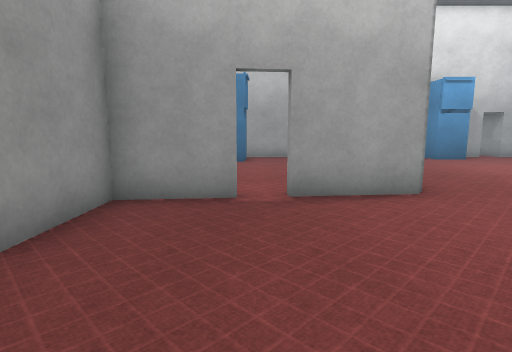
[1] (above)

19 first-person views from a walk through a 3-D level made in the Unity game engine. The camera is 1.2 m above the floor, tilts 8° down and sees 80° across. Doors are open. The floor is counted in squares, 1 m on a side. Each view is taken from the middle of a square. On the plan, view 1 faces up. The plan holds only what a view shows up to about 13 squares ahead; the rest is blank. The place goes on beyond the plan. The player character is not drawn. Some animated figures are not drawn. Surface patterns are stand-ins for the level's own textures.

[2]
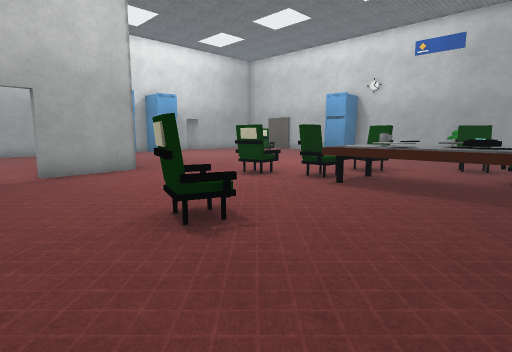

[3]
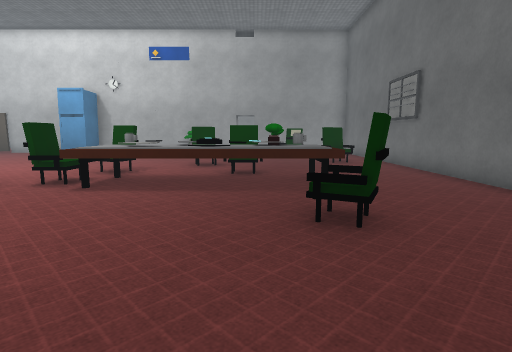

[4]
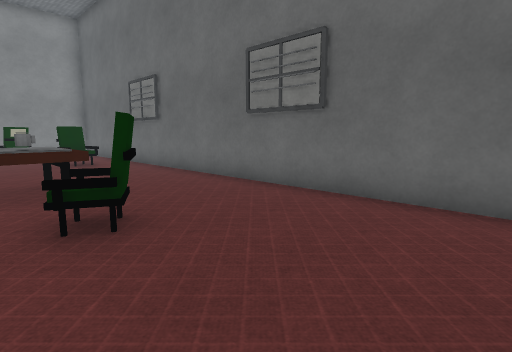

[5]
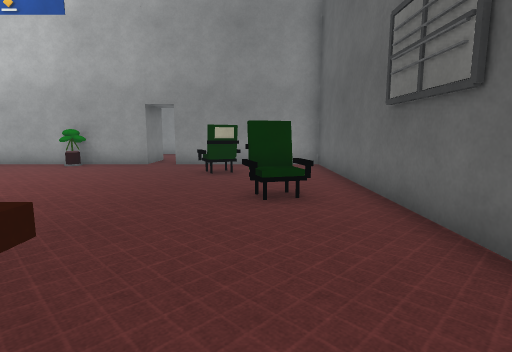

[6]
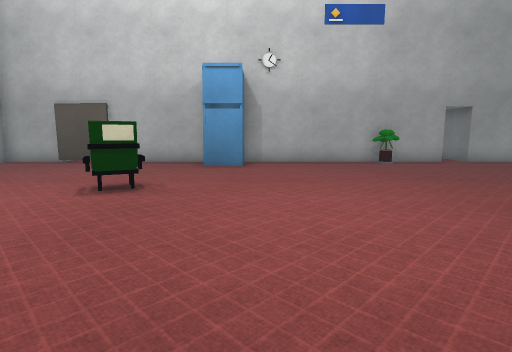

[7]
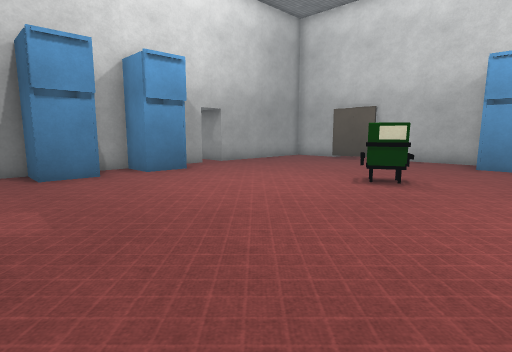

[8]
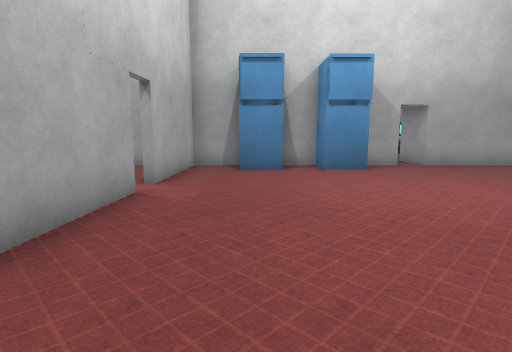

[9]
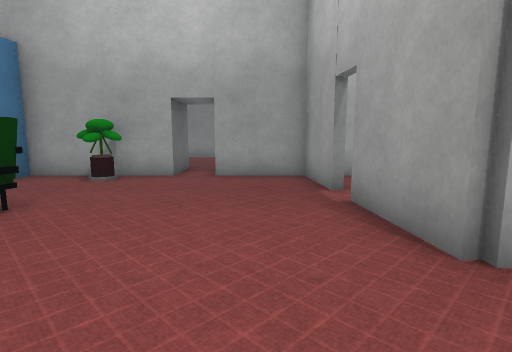

[10]
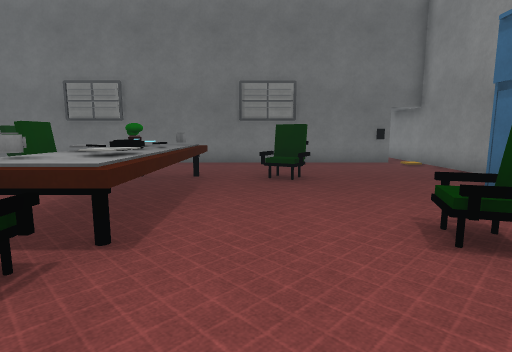

[11]
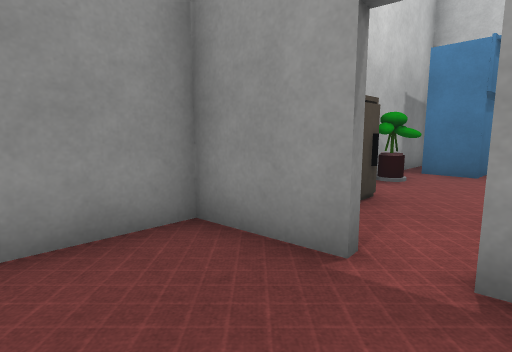

[12]
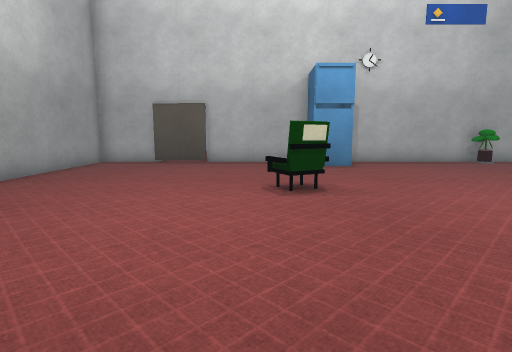

[13]
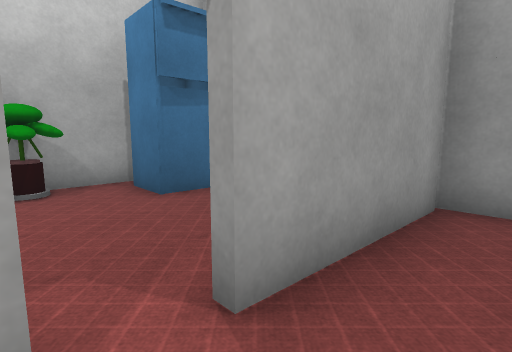

[14]
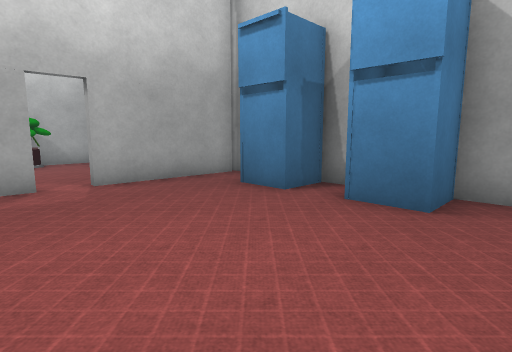

[15]
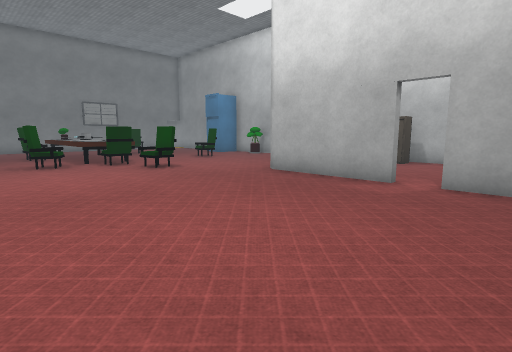

[16]
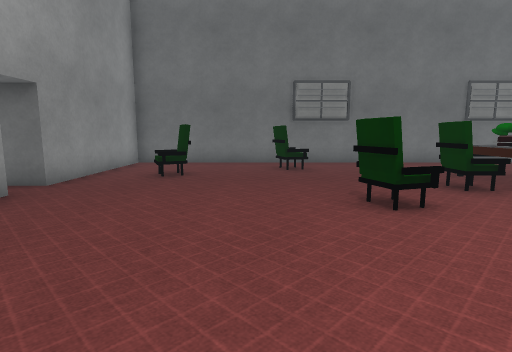

[17]
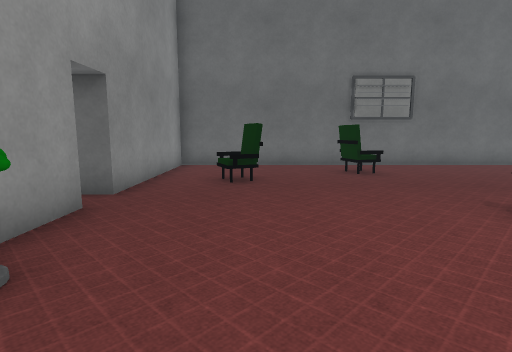

[18]
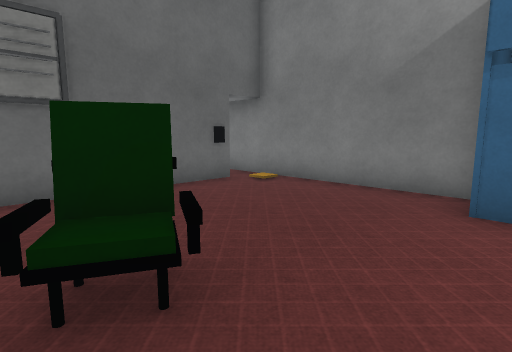

[19]
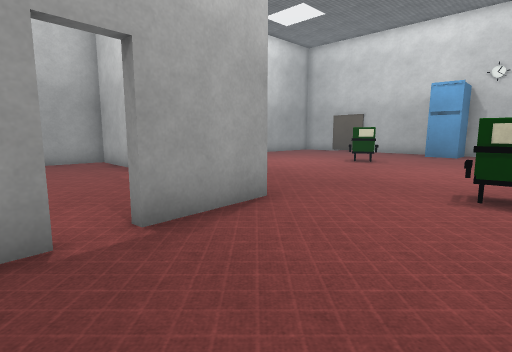

### Floor plan
Points are (right, up) in squares from view 1. A wall is a line through its corners. A room is listed if a view was taken in it or the views show most of it. See-through windows are left out.
Room 1 (views 1, 2, 3, 4, 5, 6, 7, 8, 9, 10, 11, 12, 13, 14, 15, 16, 17, 18, 19)
walls: (3.5, 10.2) (3.4, 6) (0.6, 5.7); (-0.3, 5.6) (-2.6, 5.4) (-2.6, 2.8); (17.8, -2.8) (17.8, 5.5); (17.8, 7.1) (17.8, 15.5) (12.3, 15.5); (-2.6, 1.7) (-2.6, -2.5); (-2.6, -4) (-2.6, -8.9); (11.4, 15.5) (3.4, 15.5); (3.7, 15.2) (3.6, 11.1); (-1.5, -9.4) (17.8, -9.4) (17.8, -3.9)
low walls: (6.6, -0.3) (5.5, -0.3); (5.6, 0.1) (7.5, 0.1); (5.7, -1.8) (5.9, -0.9) (6.3, -1); (6.8, -2.6) (6.6, -2); (5.6, -2.6) (5.6, -0.1) (7.4, -0.1); (5.4, -2.6) (5.4, -0.1); (5.6, -4.5) (5.6, -3.5); (5.4, -4.5) (5.4, -3.4); (6.4, -5.5) (7, -5.5); (5.4, -5.9) (5.4, -5.4)
ways out: open door at (0, 5.5) to room 2; open door at (3.7, 10.3) to room 2; open door at (-2.5, 2); open door at (-2, -9); open door at (11.5, 15); open door at (18, -3.5)
objects: other object (-2, -4) to (-1, -3); other object (-2, 0); other object (1, -1) to (1, 0); other object (3, -6) to (3, -5); other object (5, 2) to (6, 3); other object (6, -5); other object (6, -3); other object (6, 1) to (7, 1); other object (6, 14) to (7, 15); other object (7, -5) to (7, -4); other object (7, -3); other object (7, -1); other object (8, -4) to (9, -3); other object (8, 14) to (10, 15); other object (9, 0) to (9, 1); other object (11, -2); other object (11, 8) to (12, 8); other object (12, -8) to (12, -7); other object (15, -6) to (15, -5); other object (16, 6) to (17, 7); other object (17, 0)
Room 2 (no view inside)
walls: (3.4, 12.6) (3.4, 15.3); (-2.6, 15.4) (-2.6, 8.5); (3.4, 15.5) (1.4, 15.5)
ways out: open door at (0, 5.5) to room 1; open door at (3.7, 10.3) to room 1
objects: other object (-2, 7) to (-1, 9); other object (-2, 13) to (0, 14); other object (-1, 11)

Where each view was taken, in squares from view 1:
view 1: 0 up, 0 right, facing up
view 2: 4 down, 1 left, facing up-right
view 3: 4 down, 1 left, facing right
view 4: 4 down, 1 left, facing down-right
view 5: 7 down, 6 right, facing right
view 6: 5 up, 5 right, facing right
view 7: 5 up, 4 right, facing up-right
view 8: 4 up, 6 right, facing up
view 9: 4 up, 6 right, facing left
view 10: 3 up, 4 right, facing down
view 11: 3 up, 1 right, facing up-left
view 12: 9 up, 5 right, facing right
view 13: 10 up, 5 right, facing up-left
view 14: 9 up, 11 right, facing up-left
view 15: 13 up, 11 right, facing down-left
view 16: 3 up, 13 right, facing down
view 17: 2 up, 15 right, facing down
view 18: 3 down, 4 right, facing down-left
view 19: 2 up, 1 left, facing up-right
